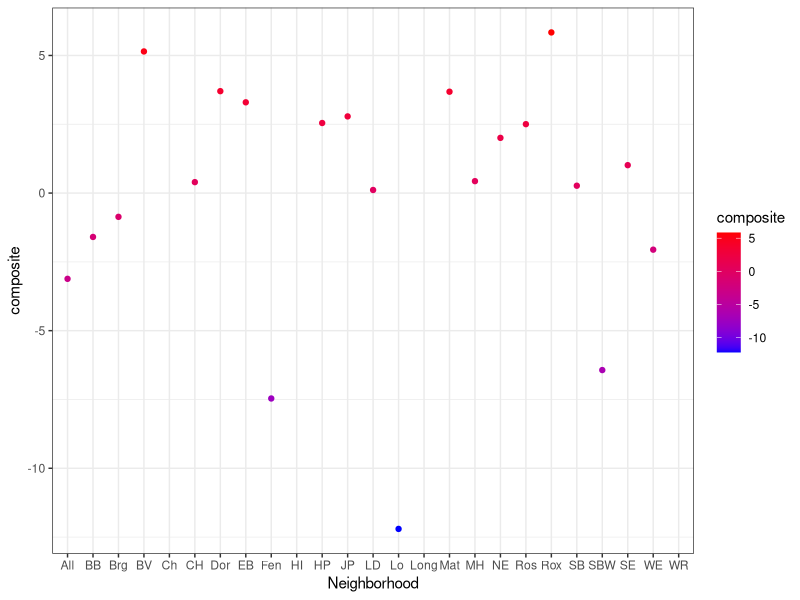
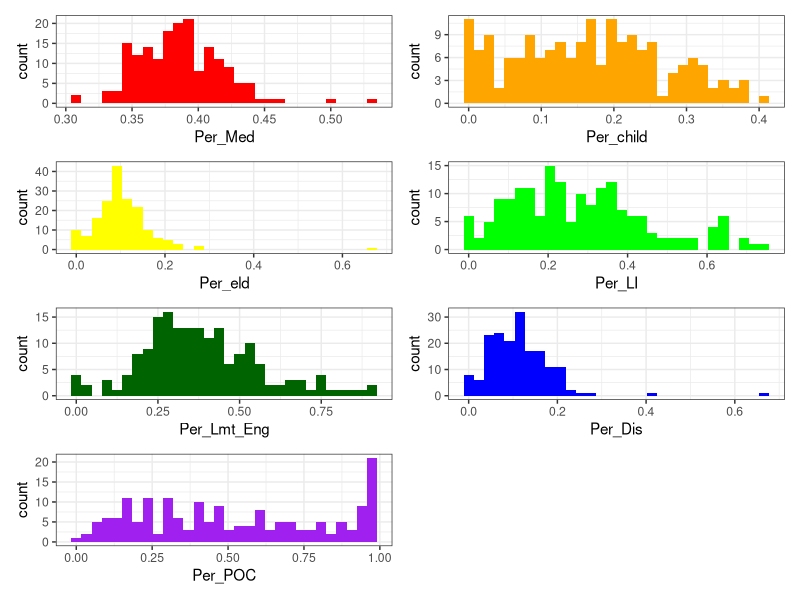
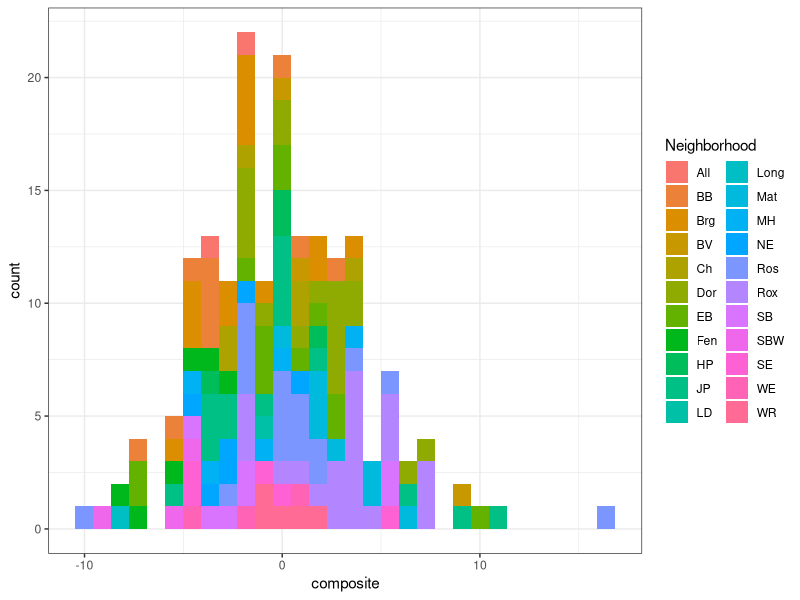
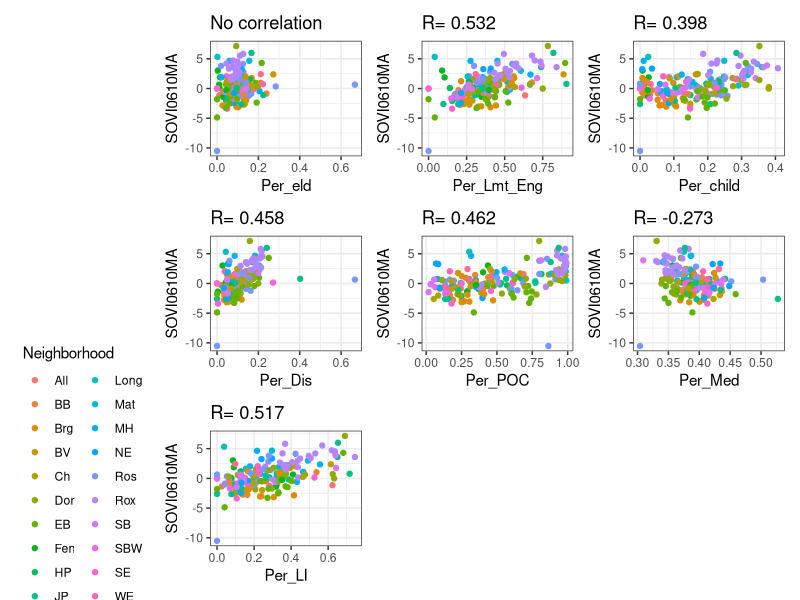
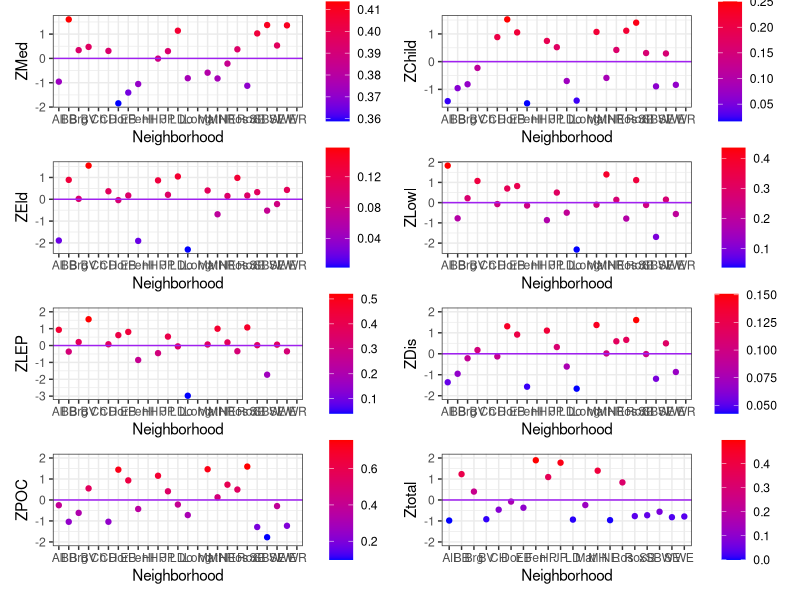
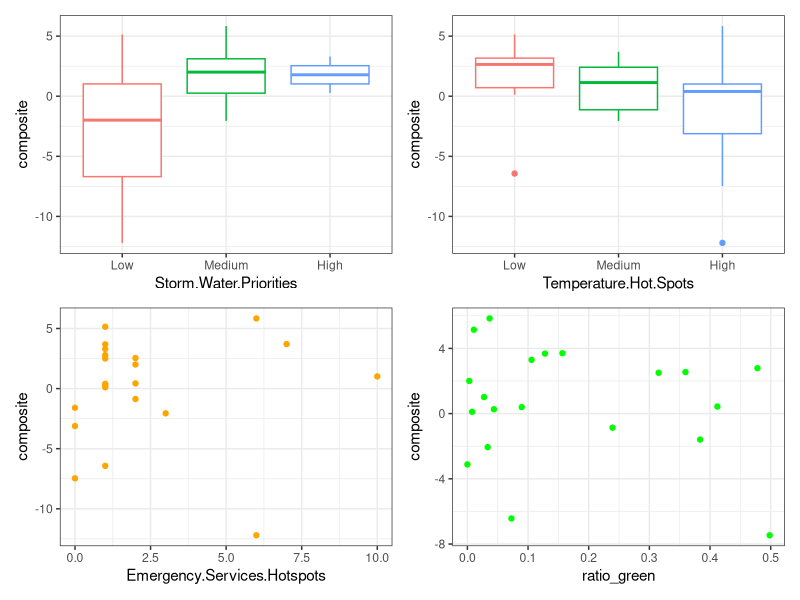
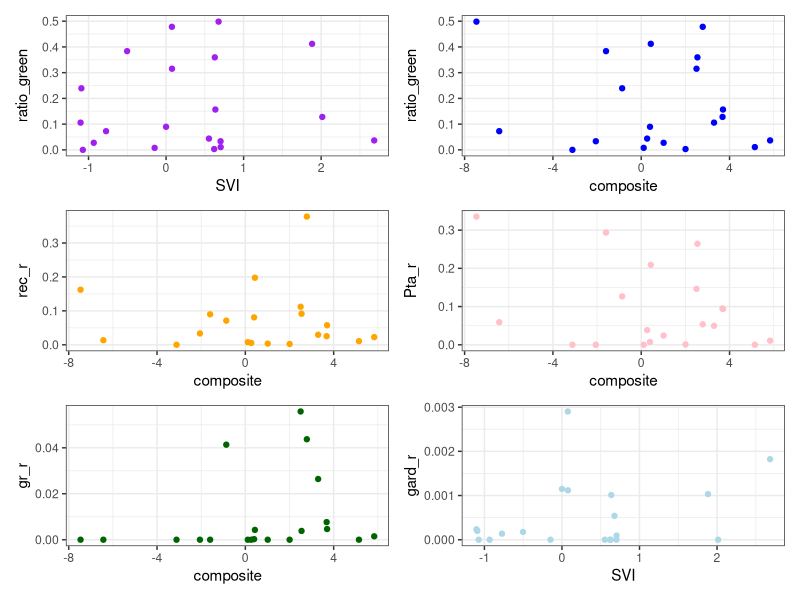

Generate these figures, in order, with R:
## ---- chunk 1
knitr::opts_chunk$set(echo = TRUE)
## ---- chunk 2
library(readr)
library(tidyverse)
library(dplyr)
library(ggplot2)
library(tidyr)
library(broom)
library(gridExtra)
library(patchwork)
library(flextable)
theme_set(theme_bw())
## ---- chunk 3
SoVI_neighborhood <- read.csv("./Data/CRB_Vul_Sum.csv")
CRB_Attributes <- read.csv("./Data/Climate_Ready_Boston_Social_Vulnerability.csv")
    
#Reading in CDC composite score, uses more factors than Climate Ready Boston 
Index <- read.csv("./Data/SoVI2010_MA.csv")
combined <- left_join(CRB_Attributes, Index, by="GEOID10")
N_SVI <- combined %>% group_by(Neighborhood) %>% summarise(SVI= mean(SOVI0610MA))
write.csv(N_SVI, file="SVI.csv")
## ---- chunk 4
SoVI_neighborhood <- SoVI_neighborhood[-c(9),] #getting rid of Harbor Island- no one lives there 
SoVI_neighborhood <- full_join(SoVI_neighborhood, N_SVI, by="Neighborhood")
SoVI_neighborhood <- SoVI_neighborhood %>%   
                            mutate(Per_POC= POC2/POP100_RE,
                                   Per_Med= MedIllnes/POP100_RE,
                                   Per_child= TotChild/POP100_RE,
                                   Per_eld= OlderAdult/POP100_RE,
                                   Per_LI= Low_to_No/POP100_RE,
                                   Per_Lmt_Eng= LEP/POP100_RE,
                                   Per_Dis= TotDis/POP100_RE)
#some have over 100% open space- has to do with how I got GIS data and open space that overlapped neighborhoods was counted for both 
         
CRB_Attributes <- CRB_Attributes[-c(151),] %>%   #rid Harbod Islands again
                    mutate(Ppl_per_house=  POP100_RE/HU100_RE, 
                                   Per_POC= POC2/POP100_RE,
                                   Per_Med= MedIllnes/POP100_RE,
                                   Per_child= TotChild/POP100_RE,
                                   Per_eld= OlderAdult/POP100_RE,
                                   Per_LI= Low_to_No/POP100_RE,
                                   Per_Lmt_Eng= LEP/POP100_RE,
                                   Per_Dis= TotDis/POP100_RE)
## ---- chunk 5
#City averages for comparison 
Boston_Summary <- CRB_Attributes %>% 
                    summarise(Tot_Pop= sum(POP100_RE),
                              Tot_Med= sum(MedIllnes),
                              Tot_Dis= sum(TotDis),
                              Tot_LEP= sum(LEP),
                              Tot_LowInc= sum(Low_to_No),
                              Tot_POC= sum(POC2),
                              Tot_Child= sum(TotChild),
                              Tot_Eld= sum(OlderAdult)) %>% 
                    mutate(       Per_POC= Tot_POC/Tot_Pop,
                                  Per_Med= Tot_Med/Tot_Pop,
                                  Per_Dis= Tot_Dis/Tot_Pop,
                                  Per_Child= Tot_Child/Tot_Pop,
                                  Per_Eld= Tot_Eld/Tot_Pop,
                                  Per_LI= Tot_LowInc/Tot_Pop,
                                  Per_LEP= Tot_LEP/Tot_Pop)
                                
## ---- chunk 6
SoVI_neighborhood <- SoVI_neighborhood %>% mutate(
                                            ZMed=as.numeric(scale(Per_Med)),
                                            ZChild= as.numeric(scale(Per_child)),
                                            ZEld= as.numeric(scale(Per_eld)),
                                            ZLowI= as.numeric(scale(Per_LI)),
                                            ZLEP= as.numeric(scale(Per_Lmt_Eng)),
                                            ZDis= as.numeric(scale(Per_Dis)), 
                                            ZPOC= as.numeric(scale(Per_POC)))
                                            

SoVI_neighborhood <- SoVI_neighborhood %>% 
  mutate(composite=(ZMed +ZChild+ZEld+ ZLowI +ZLEP+ZDis+ ZPOC)) %>%
  mutate(Zcom= as.numeric(scale(composite)))

write.csv(SoVI_neighborhood, file= "SoVI_Neighborhood_z")
ggplot(data= SoVI_neighborhood, aes(x= Neighborhood, y=composite, color= composite)) +
  geom_point() + scale_color_gradient(low = "blue", high = "red") 
## ---- chunk 7
SoVI_neighborhood %>% 
  select(Neighborhood, Per_POC, Per_Med, Per_child, Per_eld, Per_LI, Per_Lmt_Eng, Per_Dis) %>%
 flextable()
## ---- chunk 8
#Top Z scores 
Top_NMed <- filter(SoVI_neighborhood, ZMed >= 1.5)
Top_NDis <- filter(SoVI_neighborhood, ZDis >= 1.5)
Top_NLEP <- filter(SoVI_neighborhood, ZLEP >= 1.5)
Top_NLI <- filter(SoVI_neighborhood, ZLowI >= 1.5)
Top_NEld <- filter(SoVI_neighborhood, ZEld >= 1.5)

Top_NChild <- filter(SoVI_neighborhood, ZChild >= 1.5)
Top_NPOC <- filter(SoVI_neighborhood, ZPOC >= 1.5)

Neigh_ZTable <- rbind(Top_NMed, Top_NChild, Top_NDis, Top_NPOC, Top_NLEP, Top_NLI, Top_NEld) %>%
  select(Neighborhood_full,ZMed, ZChild, ZDis, ZPOC, ZLEP, ZLowI, ZEld, composite) %>%
    arrange(Neighborhood_full) %>%
 flextable()
## ---- chunk 9
#Census Tract Leve
CRB_Attributes <- CRB_Attributes %>% mutate(ZMed=as.numeric(scale(Per_Med)),
                                            ZChild= as.numeric(scale(Per_child)),
                                            ZEld= as.numeric(scale(Per_eld)),
                                            ZLowI= as.numeric(scale(Per_LI)),
                                            ZLEP= as.numeric(scale(Per_Lmt_Eng)),
                                            ZDis= as.numeric(scale(Per_Dis)), 
                                            ZPOC= as.numeric(scale(Per_POC))) %>%
                                    mutate(composite= ZMed+ ZChild + ZEld+ ZLowI+ ZLEP+ ZDis+ZPOC)

#View Distribution 
med <- ggplot(CRB_Attributes, aes(x= Per_Med)) + geom_histogram(fill="red")
child <- ggplot(CRB_Attributes, aes(x= Per_child)) + geom_histogram(fill="orange")
eld <- ggplot(CRB_Attributes, aes(x= Per_eld)) + geom_histogram(fill="yellow")
lin <- ggplot(CRB_Attributes, aes(x= Per_LI)) + geom_histogram(fill="green")
lep <- ggplot(CRB_Attributes, aes(x= Per_Lmt_Eng)) + geom_histogram(fill="dark green")
dis <- ggplot(CRB_Attributes, aes(x= Per_Dis)) + geom_histogram(fill="blue")
poc <- ggplot(CRB_Attributes, aes(x= Per_POC)) + geom_histogram(fill="purple")

med + child + eld + lin + lep + dis + poc + plot_layout(ncol= 2)
## ---- chunk 10
combined <- left_join(CRB_Attributes, Index, by="GEOID10")
ggplot(data= combined, aes(x=composite, fill= Neighborhood)) +
  geom_histogram()
#export for GIS visualization 
write.csv(CRB_Attributes,file= "CRB_stats.csv")

#normal distribution 
#p-value of Z 1.65 is 0.049. lower.tail=False 
Top_Med <- filter(CRB_Attributes, ZMed >= 1.65)
Top_Dis <- filter(CRB_Attributes, ZDis >= 1.65)
Top_LEP <- filter(CRB_Attributes, ZLEP >= 1.65)
Top_LI <- filter(CRB_Attributes, ZLowI >= 1.65)
Top_Eld <- filter(CRB_Attributes, ZEld >= 1.65)

#non-normal distribution
Top_POC <- filter(CRB_Attributes, ZPOC >= 1.65)
Top_Child <- filter(CRB_Attributes, ZChild >= 1.65)

Cen_ZTable <- rbind(Top_Med, Top_Child, Top_Dis, Top_POC, Top_LEP, Top_LI, Top_Eld) %>% 
  select(Neighborhood_full,ZMed, ZDis, ZLEP, ZLowI, ZEld, ZPOC, ZChild) %>% 
  arrange(Neighborhood_full) %>% 
 flextable()
## ---- chunk 11
#Joining CRB data with CDC's 
combined <- left_join(CRB_Attributes, Index, by="GEOID10")

ct_p <- cor.test(combined$Per_POC, combined$SOVI0610MA)%>% tidy() %>% mutate(name= "POC")

ct_c <- cor.test(combined$Per_child, combined$SOVI0610MA)%>% tidy() %>% mutate(name= "Child")

ct_d <- cor.test(combined$Per_Dis, combined$SOVI0610MA)%>% tidy() %>% mutate(name= "Dis")

ct_LI <- cor.test(combined$Per_LI, combined$SOVI0610MA)%>% tidy() %>% mutate(name= "LowInc")

ct_LEP <- cor.test(combined$Per_Lmt_Eng, combined$SOVI0610MA)%>% tidy()%>% mutate(name= "LEP")

ct_m <- cor.test(combined$Per_Med, combined$SOVI0610MA) %>% tidy() %>% mutate(name= "Med")
    #negative correlation with percent medical illness
ct_eld <- cor.test(combined$Per_eld, combined$SOVI0610MA) %>% tidy() %>% mutate(name= "Eld")

rbind(ct_p, ct_c, ct_d, ct_LI, ct_LEP, ct_m, ct_eld) %>%
  flextable()
## ---- chunk 12
#Viz
Med_plot <- ggplot(combined, aes(x= Per_Med, y=SOVI0610MA, color= Neighborhood)) +geom_point()+
  ggtitle("R= -0.273")+theme(legend.position="none")

Eld_plot <- ggplot(combined, aes(x= Per_eld, y=SOVI0610MA, color= Neighborhood)) +geom_point()+
  ggtitle("No correlation")+theme(legend.position="none")

POC_plot <- ggplot(combined, aes(x= Per_POC, y=SOVI0610MA, color= Neighborhood))+ 
  geom_point() +
  ggtitle("R= 0.462")+theme(legend.position="none")

Dis_plot <- ggplot(combined, aes(x= Per_Dis, y=SOVI0610MA, color= Neighborhood))+ 
  geom_point() +
  ggtitle("R= 0.458")+theme(legend.position="none")

Child_plot <- ggplot(combined, aes(x= Per_child, y=SOVI0610MA, 
                                   color= Neighborhood))+ 
  geom_point() +
  ggtitle("R= 0.398")+theme(legend.position="none")

LEP_plot <- ggplot(combined, aes(x= Per_Lmt_Eng, y=SOVI0610MA, 
                                   color= Neighborhood))+ 
  geom_point() +
  ggtitle("R= 0.532")+theme(legend.position="none")

LowInc_plot <- ggplot(combined, aes(x= Per_LI, y=SOVI0610MA, 
                                   color= Neighborhood))+ 
  geom_point() +
  ggtitle("R= 0.517") +theme(legend.position= "left") 

Eld_plot + LEP_plot + Child_plot+ Dis_plot+POC_plot+ Med_plot+ LowInc_plot+ plot_layout(ncol = 3)
## ---- chunk 13
Open_Space <- read.csv("./Data/Open_Space_v3.csv")
OP_Rec <- Open_Space %>% filter(TypeLong== "Park_Play_Fields") %>% 
        group_by(CRB_Neighborhood) %>% 
        summarise(RecArea= as.numeric((sum(ACRES))))
                                                                                                     
OP_GS <- Open_Space %>% filter(TypeLong== "Natural_Areas") %>% 
      group_by(CRB_Neighborhood) %>%
      summarise(Green_area= as.numeric((sum(ACRES)))) 

OP_PrtAreas <-Open_Space %>% filter(TypeLong== "Parks_Reserv_Beaches") %>% 
      group_by(CRB_Neighborhood) %>%
      summarise(PtA_area= as.numeric((sum(ACRES))))

OP_Garden <- Open_Space %>% filter(TypeLong== "Community_Gardens") %>% 
      group_by(CRB_Neighborhood) %>% 
      summarise(Gard_area= as.numeric((sum(ACRES))))

AllOpenSpace <- full_join(OP_Rec,OP_GS, by= "CRB_Neighborhood")
All<- AllOpenSpace %>% full_join(OP_PrtAreas, by= "CRB_Neighborhood") %>% full_join(OP_Garden, by="CRB_Neighborhood")


SoVI_neighborhood <- SoVI_neighborhood %>% rename(CRB_Neighborhood= Neighborhood_full)
J <- full_join(SoVI_neighborhood, All, by= "CRB_Neighborhood")
J <-replace(J, is.na(J), 0)

J <- J[-c(22:25),] %>%
  mutate(Tot_GreenSpace= RecArea + Green_area + PtA_area + Gard_area) %>%
  mutate(ratio_green= Tot_GreenSpace/AREA_ACRES)
J %>% filter(ratio_green>= 1) 
  #Longwood Open Space file from GIS and neighborhood outline shows Longwood as all open space
J <- J[-c(12),]  %>% #removing longwood 
      mutate(rec_r= RecArea/AREA_ACRES,
             gr_r= Green_area/AREA_ACRES, 
             Pta_r= PtA_area/AREA_ACRES,
             gard_r= Gard_area/AREA_ACRES) %>% 
        mutate(Zrec=as.numeric(scale(rec_r)) ,
               Zgreen=as.numeric(scale(gr_r)) ,
                 ZPta= as.numeric(scale(Pta_r))  ,
                 Zgard= as.numeric(scale(gard_r))  ,
                 Ztotal=as.numeric(scale(ratio_green)))
write.csv(J, file="openspace_joined_census.csv" )
## ---- chunk 14
#Visualize 
Med<- ggplot(data= SoVI_neighborhood, aes(x= Neighborhood, y=ZMed, color =Per_Med)) + geom_point()+scale_color_gradient(low = "blue", high = "red") + geom_hline(yintercept = 0, color="purple")+ theme(legend.title=element_blank())

Child <- ggplot(data= SoVI_neighborhood, aes(x= Neighborhood, y=ZChild, color =Per_child)) + geom_point()+scale_color_gradient(low = "blue", high = "red") + geom_hline(yintercept = 0, color="purple") + theme(legend.title=element_blank())

Eld <- ggplot(data= SoVI_neighborhood, aes(x= Neighborhood, y=ZEld, color =Per_eld)) + geom_point()+scale_color_gradient(low = "blue", high = "red") + geom_hline(yintercept = 0, color="purple") +  theme(legend.title=element_blank())

LowI<- ggplot(data= SoVI_neighborhood, aes(x= Neighborhood, y=ZLowI, color =Per_LI)) + geom_point()+scale_color_gradient(low = "blue", high = "red") + geom_hline(yintercept = 0, color="purple") +  theme(legend.title=element_blank())

LEP <- ggplot(data= SoVI_neighborhood, aes(x= Neighborhood, y=ZLEP,ymin=-2, ymax=2, color =Per_Lmt_Eng)) + geom_point()+scale_color_gradient(low = "blue", high = "red") + geom_hline(yintercept = 0, color="purple") +  theme(legend.title=element_blank())

Dis <- ggplot(data= SoVI_neighborhood, aes(x= Neighborhood, y=ZDis,ymin=-2, ymax=2, color =Per_Dis)) + geom_point()+scale_color_gradient(low = "blue", high = "red") + geom_hline(yintercept = 0, color="purple") +  theme(legend.title=element_blank())

POC <- ggplot(data= SoVI_neighborhood, aes(x= Neighborhood, y=ZPOC,ymin=-2, ymax=2, color =Per_POC)) + geom_point()+scale_color_gradient(low = "blue", high = "red") + geom_hline(yintercept = 0, color="purple") +  theme(legend.title=element_blank())

Green_space <- ggplot(data= J, aes(x=Neighborhood, y=Ztotal,ymin=-2, ymax=2, color = ratio_green)) + geom_point()+scale_color_gradient(low = "blue", high = "red") + geom_hline(yintercept = 0, color="purple") +  theme(legend.title=element_blank())

Med + Child + Eld + LowI + LEP + Dis + POC + Green_space + plot_layout(ncol= 2)
## ---- chunk 15

SoVI_neighborhood <- SoVI_neighborhood[-c(22:25),] %>% 
  mutate(Storm.Water.Priorities = fct_relevel(Storm.Water.Priorities, "Low", "Medium", "High"),
         Temperature.Hot.Spots=  fct_relevel(Temperature.Hot.Spots, "Low", "Medium", "High"))

storm <- ggplot(SoVI_neighborhood, aes( x= Storm.Water.Priorities, y=composite, color=Storm.Water.Priorities)) + 
  geom_boxplot() + theme(legend.position="none")

em_serv <- ggplot(SoVI_neighborhood, aes( x= Emergency.Services.Hotspots, y=composite)) + 
  geom_point(color= "orange") 

temp <- ggplot(SoVI_neighborhood, aes( x= Temperature.Hot.Spots, y=composite, 
                                       color=Temperature.Hot.Spots)) + 
  geom_boxplot() + theme(legend.position="none")
gr_com <- ggplot(J, aes(x= ratio_green, y= composite)) + 
  geom_point(color= "green")

storm  + temp + em_serv + gr_com + plot_layout(ncol=2)
## ---- chunk 16
#Compare against combined characteristics and NOAA SVI correlations (total green spaces)
gr_sv <- ggplot(J, aes(x= SVI, y= ratio_green)) + geom_point(color= "purple")
gr_com <- ggplot(J, aes(x= composite, y= ratio_green)) + geom_point(color= "blue") 


#Vizualizing data 
rec_c <- ggplot(J, aes(x= composite, y=rec_r)) + geom_point( color= "orange")
rec_sv <- ggplot(J, aes(x= SVI, y=rec_r)) + geom_point( color= "red")
prt_c <- ggplot(J, aes(x= composite, y=Pta_r)) + geom_point(color= "pink")
prt_sv <- ggplot(J, aes(x= SVI, y=Pta_r)) + geom_point(color= "yellow")
green_c <- ggplot(J, aes(x= composite, y=gr_r)) + geom_point(color= "dark green") #greenways and parkways
green_sv <- ggplot(J, aes(x= SVI, y=gr_r)) + geom_point(color= "green")
gard_c <- ggplot(J, aes(x= composite, y= gard_r)) + geom_point(color= "dark blue")
gard_c <- ggplot(J, aes(x= SVI, y= gard_r)) + geom_point(color= "light blue")

gr_sv + gr_com + rec_c +prt_c + green_c + gard_c + plot_layout(ncol=2)
## ---- chunk 17
cor.test(J$SVI, J$Emergency.Services.Hotspots)
cor.test(J$composite, J$Emergency.Services.Hotspots)

cor.test(J$SVI, J$TempHotSpotsLevel)
cor.test(J$composite, J$TempHotSpotsLevel)

cor.test(J$gard_r, J$composite)
cor.test(J$rec_r, J$composite)
cor.test(J$Pta_r, J$composite)
cor.test(J$gr_r, J$composite)
cor.test(J$ratio_green, J$SVI)
## ---- chunk 18
Neigh_ZTable
Cen_ZTable
